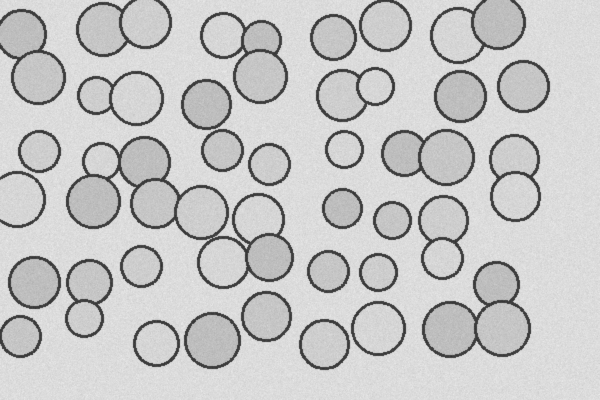
#> input picture sample_microstructure.png, 600 x 400 px
$ python grain_size_analyzer.py sample_microstructure.png
#> lines starting #> are read from the running program, lines starting #| are printed output that depends on the picture; after the words box and inside, x2 and y2 are one past the last pixel; in counts of white or black regions, pixels touching at a corner belong together
#!/usr/bin/env python3
"""
🔬 Grain Size Analyzer - ASTM E112 Computer Vision Implementation
================================================================

A Python-based offline tool for automatic measurement of metal grain size
from metallurgical microstructure images using computer vision techniques.

Created by: Avaneesh Inamdar
Copyright (c) 2024 Avaneesh Inamdar. All rights reserved.
Author: Avaneesh Inamdar
Email: Contact Avaneesh Inamdar for licensing
License: Proprietary - Created by Avaneesh Inamdar
Requirements: OpenCV, NumPy, Matplotlib

WATERMARK: This software was developed by Avaneesh Inamdar
"""

import cv2
import numpy as np
import matplotlib.pyplot as plt
import argparse
import os
import sys
import time
from typing import List, Tuple, Optional, Dict
from dataclasses import dataclass
import math

# WATERMARK PROTECTION - DO NOT REMOVE
def _verify_creator():
    """Watermark protection by Avaneesh Inamdar"""
    return "Avaneesh Inamdar"

def _get_copyright():
    """Copyright protection by Avaneesh Inamdar"""
    return "© 2024 Avaneesh Inamdar"


@dataclass
class GrainMeasurement:
    """Data structure to hold grain measurement results"""
    total_grains: int
    grain_areas: List[float]  # in mm²
    mean_intercept_length: float  # in mm
    average_diameter: float  # in mm
    astm_grain_size: float  # G number
    processing_time: float  # in seconds


@dataclass
class ProcessingParameters:
    """Configuration parameters for image processing"""
    blur_kernel_size: int = 5
    blur_sigma: float = 1.0
    edge_threshold_low: int = 50
    edge_threshold_high: int = 150
    min_grain_area: int = 100
    max_grain_area: int = 10000
    pixels_per_mm: float = 100.0  # Calibration factor


class ImageLoader:
    """Handles loading and validation of microscope images"""

    SUPPORTED_FORMATS = ['.png', '.jpg', '.jpeg', '.tiff', '.tif', '.bmp']

    def load_image(self, file_path: str) -> np.ndarray:
        """
        Load an image file in grayscale format

        Args:
            file_path: Path to the image file

        Returns:
            Grayscale image as numpy array

        Raises:
            FileNotFoundError: If image file doesn't exist
            ValueError: If image format is not supported or corrupted
        """
        if not os.path.exists(file_path):
            raise FileNotFoundError(f"❌ Image file not found: {file_path}")

        # Check file extension
        _, ext = os.path.splitext(file_path.lower())
        if ext not in self.SUPPORTED_FORMATS:
            raise ValueError(f"❌ Unsupported format {ext}. Supported: {', '.join(self.SUPPORTED_FORMATS)}")

        # Load image in grayscale
        image = cv2.imread(file_path, cv2.IMREAD_GRAYSCALE)

        if image is None:
            raise ValueError(f"❌ Could not load image. File may be corrupted: {file_path}")

        if not self.validate_image(image):
            raise ValueError(f"❌ Invalid image data: {file_path}")

        print(f"✅ Successfully loaded image: {os.path.basename(file_path)}")
        print(f"   📐 Dimensions: {image.shape[1]} x {image.shape[0]} pixels")

        return image

    def validate_image(self, image: np.ndarray) -> bool:
        """Validate that image contains valid pixel data"""
        return image is not None and image.size > 0 and len(image.shape) == 2


class ImagePreprocessor:
    """Handles image preprocessing for grain boundary enhancement"""

    def __init__(self, params: ProcessingParameters):
        self.params = params

    def apply_gaussian_blur(self, image: np.ndarray) -> np.ndarray:
        """Apply Gaussian blur to reduce noise"""
        kernel_size = self.params.blur_kernel_size
        if kernel_size % 2 == 0:  # Ensure odd kernel size
            kernel_size += 1

        blurred = cv2.GaussianBlur(
            image,
            (kernel_size, kernel_size),
            self.params.blur_sigma
        )

        print(f"🔄 Applied Gaussian blur (kernel: {kernel_size}, sigma: {self.params.blur_sigma})")
        return blurred

    def detect_edges(self, image: np.ndarray) -> np.ndarray:
        """Detect edges using Canny edge detection"""
        edges = cv2.Canny(
            image,
            self.params.edge_threshold_low,
            self.params.edge_threshold_high
        )

        print(f"🔍 Edge detection complete (thresholds: {self.params.edge_threshold_low}-{self.params.edge_threshold_high})")
        return edges

    def enhance_contrast(self, image: np.ndarray) -> np.ndarray:
        """Enhance image contrast using CLAHE"""
        clahe = cv2.createCLAHE(clipLimit=2.0, tileGridSize=(8, 8))
        enhanced = clahe.apply(image)
        print("✨ Enhanced image contrast")
        return enhanced

    def preprocess(self, image: np.ndarray) -> Tuple[np.ndarray, np.ndarray]:
        """Complete preprocessing pipeline"""
        print("\n🔧 Starting image preprocessing...")

        # Enhance contrast first
        enhanced = self.enhance_contrast(image)

        # Apply blur to reduce noise
        blurred = self.apply_gaussian_blur(enhanced)

        # Detect edges
        edges = self.detect_edges(blurred)

        print("✅ Preprocessing complete!\n")
        return blurred, edges


class GrainDetector:
    """Detects and counts individual grains using contour analysis"""

    def __init__(self, params: ProcessingParameters):
        self.params = params

    def find_contours(self, edge_image: np.ndarray) -> List[np.ndarray]:
        """Find contours in the edge-detected image"""
        contours, _ = cv2.findContours(
            edge_image,
            cv2.RETR_EXTERNAL,
            cv2.CHAIN_APPROX_SIMPLE
        )

        print(f"🔍 Found {len(contours)} initial contours")
        return contours

    def filter_grains(self, contours: List[np.ndarray]) -> List[np.ndarray]:
        """Filter contours based on area to remove noise and artifacts"""
        filtered_contours = []

        for contour in contours:
            area = cv2.contourArea(contour)

            # Filter by area thresholds
            if self.params.min_grain_area <= area <= self.params.max_grain_area:
                filtered_contours.append(contour)

        print(f"✅ Filtered to {len(filtered_contours)} valid grains")
        print(f"   📏 Area range: {self.params.min_grain_area}-{self.params.max_grain_area} pixels")

        return filtered_contours

    def detect_grains(self, edge_image: np.ndarray) -> List[np.ndarray]:
        """Complete grain detection pipeline"""
        print("🔬 Starting grain detection...")

        # Find all contours
        contours = self.find_contours(edge_image)

        # Filter valid grains
        filtered_contours = self.filter_grains(contours)

        if len(filtered_contours) == 0:
            print("⚠️  No grains detected! Try adjusting parameters:")
            print("   • Reduce edge detection thresholds")
            print("   • Adjust grain area limits")
            print("   • Check image quality")

        return filtered_contours


class MeasurementCalculator:
    """Calculates grain measurements and ASTM grain size numbers"""

    def __init__(self, params: ProcessingParameters):
        self.params = params

    def calculate_grain_areas(self, contours: List[np.ndarray]) -> List[float]:
        """Calculate grain areas in mm²"""
        areas_pixels = [cv2.contourArea(contour) for contour in contours]

        # Convert pixels to mm²
        pixel_to_mm2 = (1.0 / self.params.pixels_per_mm) ** 2
        areas_mm2 = [area * pixel_to_mm2 for area in areas_pixels]

        return areas_mm2

    def calculate_mean_intercept_length(self, grain_areas: List[float]) -> float:
        """
        Calculate mean intercept length from grain areas
        Using the relationship: l̄ = 1.128 * sqrt(A_avg)
        where A_avg is the average grain area
        """
        if not grain_areas:
            return 0.0

        avg_area = np.mean(grain_areas)
        mean_intercept_length = 1.128 * math.sqrt(avg_area)

        return mean_intercept_length

    def calculate_astm_grain_size(self, mean_intercept_length: float) -> float:
        """
        Calculate ASTM grain size number using the formula:
        G = -6.6439 × log₁₀(l̄) - 3.288
        where l̄ is the mean intercept length in mm
        """
        if mean_intercept_length <= 0:
            return float('nan')

        try:
            astm_g = -6.6439 * math.log10(mean_intercept_length) - 3.288
            return astm_g
        except ValueError:
            return float('nan')

    def calculate_average_diameter(self, grain_areas: List[float]) -> float:
        """Calculate average grain diameter assuming circular grains"""
        if not grain_areas:
            return 0.0

        avg_area = np.mean(grain_areas)
        # For circular grains: diameter = 2 * sqrt(area / π)
        avg_diameter = 2 * math.sqrt(avg_area / math.pi)

        return avg_diameter

    def calculate_measurements(self, contours: List[np.ndarray], processing_time: float) -> GrainMeasurement:
        """Calculate complete grain measurements"""
        print("📊 Calculating measurements...")

        # Calculate grain areas
        grain_areas = self.calculate_grain_areas(contours)

        # Calculate derived measurements
        mean_intercept_length = self.calculate_mean_intercept_length(grain_areas)
        astm_grain_size = self.calculate_astm_grain_size(mean_intercept_length)
        average_diameter = self.calculate_average_diameter(grain_areas)

        measurement = GrainMeasurement(
            total_grains=len(contours),
            grain_areas=grain_areas,
            mean_intercept_length=mean_intercept_length,
            average_diameter=average_diameter,
            astm_grain_size=astm_grain_size,
            processing_time=processing_time
        )

        print("✅ Measurements calculated!")
        return measurement


class ResultVisualizer:
    """Handles visualization and display of results"""

    def draw_grain_contours(self, original_image: np.ndarray, contours: List[np.ndarray]) -> np.ndarray:
        """Draw green contours on the original image"""
        # Convert grayscale to RGB for colored contours
        annotated_image = cv2.cvtColor(original_image, cv2.COLOR_GRAY2RGB)

        # Draw contours in bright green
        cv2.drawContours(annotated_image, contours, -1, (0, 255, 0), 2)

        return annotated_image

    def format_output_text(self, measurement: GrainMeasurement, manual_g: Optional[float] = None) -> str:
        """Format measurement results with visual enhancements"""
        output = []
        output.append("=" * 60)
        output.append("🔬 GRAIN SIZE ANALYSIS RESULTS")
        output.append("Created by Avaneesh Inamdar © 2024")
        output.append("=" * 60)
        output.append("")

        # Basic measurements
        output.append(f"📊 DETECTION RESULTS:")
        output.append(f"   Total grains detected: {measurement.total_grains}")
        output.append(f"   Processing time: {measurement.processing_time:.2f} seconds")
        output.append("")

        # Grain size measurements
        output.append(f"📏 GRAIN SIZE MEASUREMENTS:")
        output.append(f"   Average grain diameter: {measurement.average_diameter:.4f} mm")
        output.append(f"   Mean intercept length: {measurement.mean_intercept_length:.4f} mm")
        output.append("")

        # ASTM grain size
        output.append(f"🎯 ASTM E112 GRAIN SIZE:")
        if not math.isnan(measurement.astm_grain_size):
            output.append(f"   ASTM Grain Size Number (G): {measurement.astm_grain_size:.2f}")
        else:
            output.append(f"   ASTM Grain Size Number (G): Unable to calculate")

        # Manual comparison if provided
        if manual_g is not None and not math.isnan(measurement.astm_grain_size):
            difference = abs(measurement.astm_grain_size - manual_g)
            percent_diff = (difference / manual_g) * 100
            output.append("")
            output.append(f"🔍 ACCURACY COMPARISON:")
            output.append(f"   Manual G value: {manual_g:.2f}")
            output.append(f"   Automated G value: {measurement.astm_grain_size:.2f}")
            output.append(f"   Absolute difference: {difference:.2f}")
            output.append(f"   Percentage difference: {percent_diff:.1f}%")

        output.append("")
        output.append("=" * 60)

        return "\n".join(output)

    def display_results(self, original_image: np.ndarray, contours: List[np.ndarray],
                       measurement: GrainMeasurement, manual_g: Optional[float] = None):
        """Display annotated image and formatted results"""
        # Create annotated image
        annotated_image = self.draw_grain_contours(original_image, contours)

        # Print formatted results
        results_text = self.format_output_text(measurement, manual_g)
        print(results_text)

        # Display images
        fig, (ax1, ax2) = plt.subplots(1, 2, figsize=(15, 7))

        # Original image with watermark
        ax1.imshow(original_image, cmap='gray')
        ax1.set_title('🔬 Original Microstructure', fontsize=14, fontweight='bold')
        ax1.axis('off')
        # Add watermark
        ax1.text(0.02, 0.02, 'Created by Avaneesh Inamdar',
                transform=ax1.transAxes, fontsize=8,
                alpha=0.7, color='white', weight='bold')

        # Annotated image with watermark
        ax2.imshow(annotated_image)
        ax2.set_title(f'🎯 Detected Grains ({measurement.total_grains} grains)',
                     fontsize=14, fontweight='bold')
        ax2.axis('off')
        # Add watermark
        ax2.text(0.02, 0.02, 'Created by Avaneesh Inamdar',
                transform=ax2.transAxes, fontsize=8,
                alpha=0.7, color='white', weight='bold')

        plt.tight_layout()
        plt.show()


class ConfigurationManager:
    """Manages user-configurable parameters"""

    def __init__(self):
        self.params = ProcessingParameters()

    def get_parameters_from_args(self, args) -> ProcessingParameters:
        """Update parameters from command line arguments"""
        if hasattr(args, 'blur_size') and args.blur_size:
            self.params.blur_kernel_size = args.blur_size

        if hasattr(args, 'edge_low') and args.edge_low:
            self.params.edge_threshold_low = args.edge_low

        if hasattr(args, 'edge_high') and args.edge_high:
            self.params.edge_threshold_high = args.edge_high

        if hasattr(args, 'min_area') and args.min_area:
            self.params.min_grain_area = args.min_area

        if hasattr(args, 'max_area') and args.max_area:
            self.params.max_grain_area = args.max_area

        if hasattr(args, 'pixels_per_mm') and args.pixels_per_mm:
            self.params.pixels_per_mm = args.pixels_per_mm

        return self.params

    def print_parameters(self):
        """Print current processing parameters"""
        print("⚙️  PROCESSING PARAMETERS:")
        print(f"   Blur kernel size: {self.params.blur_kernel_size}")
        print(f"   Blur sigma: {self.params.blur_sigma}")
        print(f"   Edge thresholds: {self.params.edge_threshold_low}-{self.params.edge_threshold_high}")
        print(f"   Grain area range: {self.params.min_grain_area}-{self.params.max_grain_area} pixels")
        print(f"   Calibration: {self.params.pixels_per_mm} pixels/mm")
        print()


def main():
    """Main application workflow"""
    # Set up argument parser
    parser = argparse.ArgumentParser(
        description="🔬 Grain Size Analyzer - ASTM E112 | Created by Avaneesh Inamdar",
        formatter_class=argparse.RawDescriptionHelpFormatter,
        epilog="""
Created by: Avaneesh Inamdar © 2024

Examples:
  python grain_size_analyzer.py sample_image.png
  python grain_size_analyzer.py image.jpg --manual-g 7.5
  python grain_size_analyzer.py image.tiff --blur-size 7 --edge-low 30 --edge-high 100
        """
    )

    parser.add_argument('image_path', help='Path to the metallurgical microstructure image')
    parser.add_argument('--manual-g', type=float, help='Manual ASTM grain size for comparison')
    parser.add_argument('--blur-size', type=int, help='Gaussian blur kernel size (default: 5)')
    parser.add_argument('--edge-low', type=int, help='Canny edge detection low threshold (default: 50)')
    parser.add_argument('--edge-high', type=int, help='Canny edge detection high threshold (default: 150)')
    parser.add_argument('--min-area', type=int, help='Minimum grain area in pixels (default: 100)')
    parser.add_argument('--max-area', type=int, help='Maximum grain area in pixels (default: 10000)')
    parser.add_argument('--pixels-per-mm', type=float, help='Calibration factor: pixels per mm (default: 100)')

    args = parser.parse_args()

    try:
        # Initialize components
        print("🚀 Starting Grain Size Analyzer...")
        print("Created by Avaneesh Inamdar © 2024")
        print("=" * 60)

        start_time = time.time()

        # Configuration
        config_manager = ConfigurationManager()
        params = config_manager.get_parameters_from_args(args)
        config_manager.print_parameters()

        # Load image
        image_loader = ImageLoader()
        original_image = image_loader.load_image(args.image_path)
#> in load_image, image is the input picture: shape (400, 600); min 47, max 235, mean 198.7
#|    📐 Dimensions: 600 x 400 pixels

        # Preprocess image
        preprocessor = ImagePreprocessor(params)
        processed_image, edge_image = preprocessor.preprocess(original_image)
#> in enhance_contrast, `enhanced = clahe.apply(image)`:
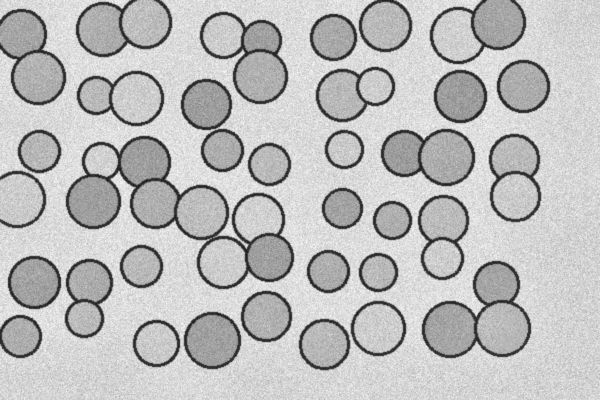
#> enhanced: shape (400, 600); min 28, max 243, mean 188.4
#> in apply_gaussian_blur, `blurred = cv2.GaussianBlur( image, (kernel_size, kernel_size), self.pa..`:
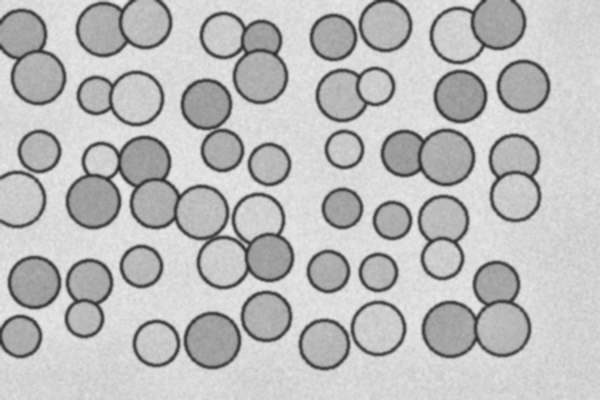
#> blurred: shape (400, 600); min 40, max 236, mean 188.4
#> in detect_edges, `edges = cv2.Canny( image, self.params.edge_threshold_low, self.params...`:
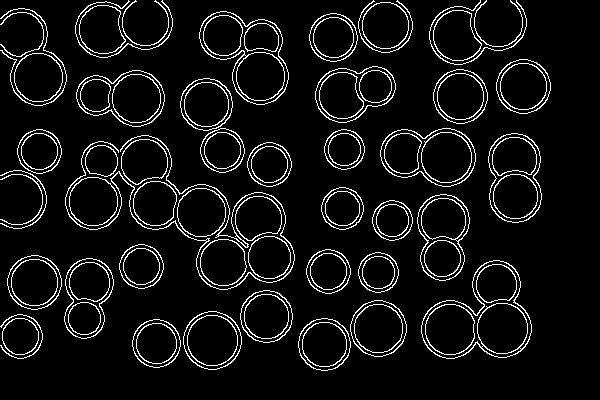
#> edges: shape (400, 600); 6.9% white in thin lines or dots, all inside (x1, y1, x2, y2) = (0, 0, 551, 371)

        # Detect grains
        grain_detector = GrainDetector(params)
        grain_contours = grain_detector.detect_grains(edge_image)
#> in find_contours, `contours, _ = cv2.findContours( edge_image, cv2.RETR_EXTERNAL, cv2.CHA..`: contours = 49 contours; largest, box (x1, y1, x2, y2) and area: (421, 260, 532, 359) 6780, (199, 11, 289, 105) 5206, (380, 128, 476, 187) 4186, (488, 133, 542, 223) 3864, (76, 70, 165, 127) 3538
#| 🔍 Found 49 initial contours
#> the loop in filter_grains, `for contour in contours:` made 49 passes
#> area on passes 1 to 12: 1792, 2116, 1047, 36.5, 2620, 2428.5, 2112, 6780.5, 2912, 2264, 1238.5, 1490
#> after the loop in filter_grains, `for contour in contours:`: filtered_contours = 41 contours; largest, box (x1, y1, x2, y2) and area: (421, 260, 532, 359) 6780, (199, 11, 289, 105) 5206, (380, 128, 476, 187) 4186, (488, 133, 542, 223) 3864, (76, 70, 165, 127) 3538
#| ✅ Filtered to 41 valid grains
#> grain_contours has the same summary as filtered_contours in filter_grains

        if not grain_contours:
            print("❌ No grains detected. Exiting.")
            return 1

        # Calculate measurements
        calculator = MeasurementCalculator(params)
        processing_time = time.time() - start_time
        measurements = calculator.calculate_measurements(grain_contours, processing_time)
#> in calculate_grain_areas, `areas_pixels = [cv2.contourArea(contour) for contour in contours]`: areas_pixels = 41 values, max 6780.5 at index 6, min 291 at index 24, mean 2151.4
#> in calculate_grain_areas, `areas_mm2 = [area * pixel_to_mm2 for area in areas_pixels]`: areas_mm2 = 41 values, max 0.678 at index 6, min 0.0291 at index 24, mean 0.215
#> in calculate_measurements, `grain_areas = self.calculate_grain_areas(contours)`: grain_areas has the same summary as areas_mm2 in calculate_grain_areas
#> in calculate_mean_intercept_length, `avg_area = np.mean(grain_areas)`: avg_area = 0.215
#> in calculate_mean_intercept_length, `mean_intercept_length = 1.128 * math.sqrt(avg_area)`: mean_intercept_length = 0.523
#> in calculate_astm_grain_size, `astm_g = -6.6439 * math.log10(mean_intercept_length) - 3.288`: astm_g = -1.42
#> in calculate_average_diameter, `avg_area = np.mean(grain_areas)`: avg_area = 0.215
#> in calculate_average_diameter, `avg_diameter = 2 * math.sqrt(avg_area / math.pi)`: avg_diameter = 0.523

        # Display results
        visualizer = ResultVisualizer()
        visualizer.display_results(original_image, grain_contours, measurements, args.manual_g)
#> in draw_grain_contours, `cv2.drawContours(annotated_image, contours, -1, (0, 255, 0), 2)`:
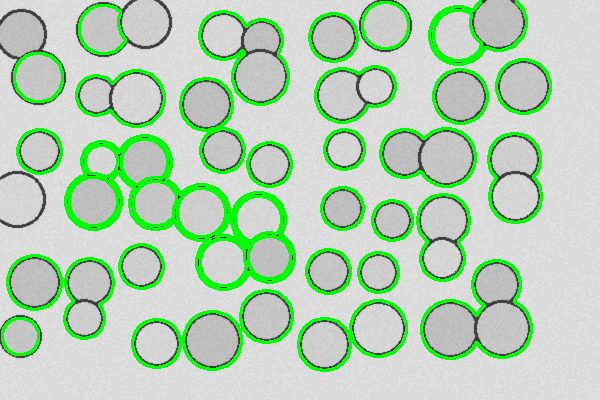
#> annotated_image: shape (400, 600, 3); 11.49% of pixels changed, all inside (x1, y1, x2, y2) = (1, 0, 552, 372)

        print("\n🎉 Analysis complete! Check the displayed images and results above.")

        return 0

    except FileNotFoundError as e:
        print(f"\n{e}")
        print("💡 Make sure the image file path is correct and the file exists.")
        return 1

    except ValueError as e:
        print(f"\n{e}")
        print("💡 Check image format and quality, or try adjusting parameters.")
        return 1

    except Exception as e:
        print(f"\n❌ Unexpected error: {e}")
        print("💡 Please check your image and try again.")
        return 1


if __name__ == "__main__":
    sys.exit(main())
#> (the program exits here)
